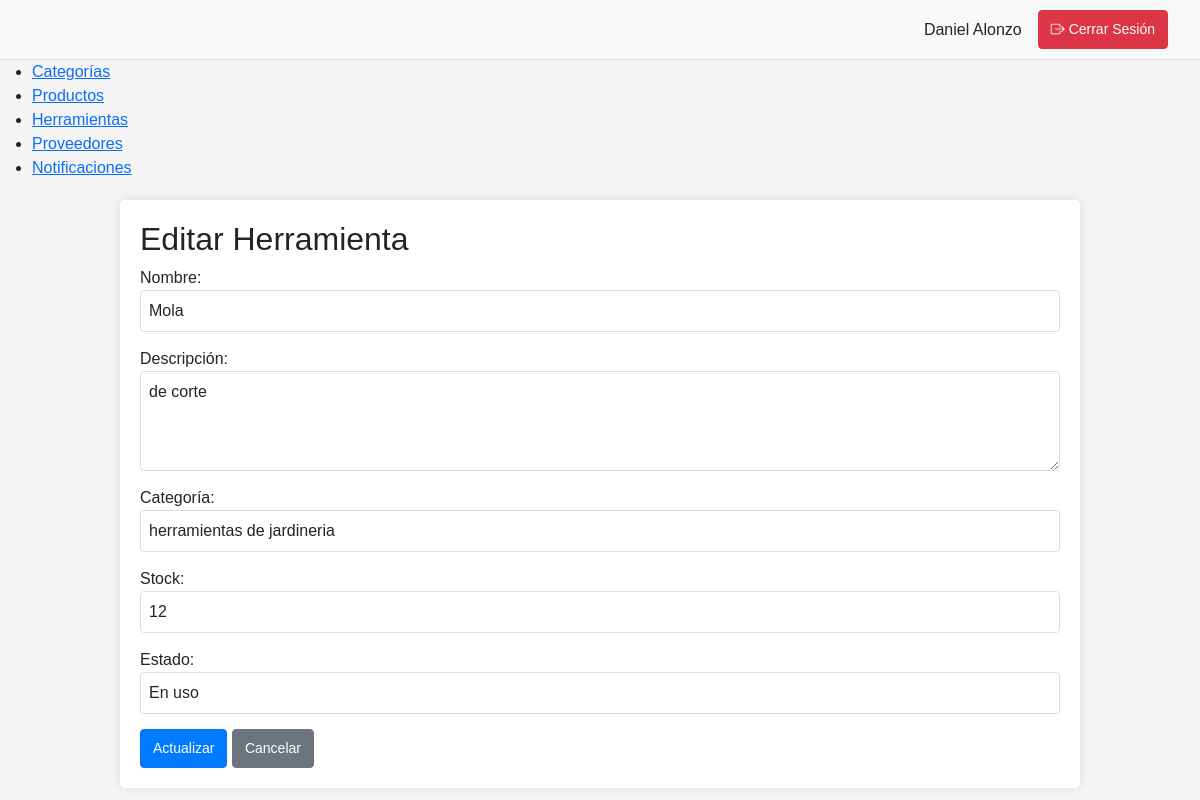
The page /index.php?controller=HerramientaController&action=editar&id=3 (signed in) on the database its author committed.
### tables this page shows
CREATE TABLE `herramientas` (
  `id` int(11) NOT NULL,
  `nombre` varchar(100) NOT NULL,
  `descripcion` text DEFAULT NULL,
  `categoria_id` int(11) DEFAULT NULL,
  `stock` int(11) DEFAULT 0,
  `estado` varchar(50) DEFAULT NULL
);

CREATE TABLE `categorias` (
  `id` int(11) NOT NULL,
  `nombre` varchar(100) NOT NULL,
  `descripcion` text DEFAULT NULL
);

### controllers/HerramientaController.php (called while the page is built, shortened)
<?php
require_once __DIR__ . '/../models/Herramienta.php';
require_once __DIR__ . '/../models/Categoria.php';
class HerramientaController {
    private $herramienta;
    private $categoria;
    public function __construct() {
        $conexion = new Conexion();
        $db = $conexion->obtenerConexion();
        $this->herramienta = new Herramienta($db);
        $this->categoria = new Categoria($db);
    }
    public function editar() {
        $this->herramienta->id = $_GET['id'] ?? die('ID de herramienta no especificado');
        $datosHerramienta = $this->herramienta->leerUno();
        $this->herramienta->nombre = $datosHerramienta['nombre'];
        $this->herramienta->descripcion = $datosHerramienta['descripcion'];
        $this->herramienta->categoria_id = $datosHerramienta['categoria_id'];
        $this->herramienta->stock = $datosHerramienta['stock'];
        $this->herramienta->estado = $datosHerramienta['estado'];
        $categorias = $this->categoria->leer();
        include __DIR__ . '/../views/herramientas/editar.php';
    }
}
?>

### models/Herramienta.php (called while the page is built, shortened)
<?php
class Herramienta {
    private $conn;
    private $table_name = "herramientas";
    public $id;
    public function __construct($db) {
        $this->conn = $db;
    }
    public function leerUno() {
    $query = "SELECT * FROM " . $this->table_name . " WHERE id = ? LIMIT 0,1";
    $stmt = $this->conn->prepare($query);
    $stmt->bindParam(1, $this->id);
    $stmt->execute();
    $row = $stmt->fetch(PDO::FETCH_ASSOC);
    if ($row) {
        $this->nombre = $row['nombre'];
        $this->descripcion = $row['descripcion'];
        $this->categoria_id = $row['categoria_id'];
        $this->stock = $row['stock'];
        $this->estado = $row['estado'];
    }
    return $row;
}
}
?>

### models/Categoria.php (called while the page is built, shortened)
<?php
class Categoria {
    private $conn;
    private $table_name = "categorias";
    public function __construct($db) {
        $this->conn = $db;
    }
    public function leer() {
        $query = "SELECT * FROM " . $this->table_name;
        $stmt = $this->conn->prepare($query);
        $stmt->execute();
        return $stmt;
    }
}
?>

### views/herramientas/editar.php (the view, shortened to what this page needs)
<?php include __DIR__ . '/../partials/header.php'; ?>
<div class="container">
    <h2>Editar Herramienta</h2>
    <form action="index.php?controller=HerramientaController&action=editar&id=<?= $this->herramienta->id ?>" method="post">
        <div class="form-group">
            <label for="nombre">Nombre:</label>
            <input type="text" class="form-control" id="nombre" name="nombre"
                   value="<?= htmlspecialchars($this->herramienta->nombre) ?>" required>
        </div>
        <div class="form-group">
            <label for="descripcion">Descripción:</label>
            <textarea class="form-control" id="descripcion" name="descripcion" rows="3"><?=
                   htmlspecialchars($this->herramienta->descripcion) ?></textarea>
        </div>
        <div class="form-group">
            <label for="categoria_id">Categoría:</label>
            <select class="form-control" id="categoria_id" name="categoria_id" required>
                <?php while ($categoria = $categorias->fetch(PDO::FETCH_ASSOC)): ?>
                <option value="<?= $categoria['id'] ?>"
                    <?= ($categoria['id'] == $this->herramienta->categoria_id) ? 'selected' : '' ?>>
                    <?= htmlspecialchars($categoria['nombre']) ?>
                </option>
                <?php endwhile; ?>
            </select>
        </div>
        <div class="form-group">
            <label for="stock">Stock:</label>
            <input type="number" class="form-control" id="stock" name="stock"
                   value="<?= htmlspecialchars($this->herramienta->stock) ?>" min="0" required>
        </div>
        <div class="form-group">
            <label for="estado">Estado:</label>
            <select class="form-control" id="estado" name="estado" required>
                <option value="En uso" <?= ($this->herramienta->estado == 'En uso') ? 'selected' : '' ?>>En uso</option>
            </select>
        </div>
        <button type="submit" class="btn btn-primary">Actualizar</button>
        <a href="index.php?controller=HerramientaController&action=index" class="btn btn-secondary">Cancelar</a>
    </form>
</div>
<?php include __DIR__ . '/../partials/footer.php'; ?>

### public/css/estilo.css (style rules this page uses)
body { font-family: Arial, sans-serif; margin: 0; padding: 0; background-color: #f4f4f4; }
.container { width: 80%; margin: auto; overflow: hidden; padding: 20px; background: #fff; margin-top: 20px; border-radius: 5px; box-shadow: 0 0 10px rgba(0,0,0,0.1); }
.btn { padding: 8px 12px; text-decoration: none; border-radius: 4px; font-size: 14px; }
.btn-primary { background-color: #007bff; color: white; }
.btn-secondary { background-color: #6c757d; color: white; }
.form-group { margin-bottom: 15px; }
.form-control { width: 100%; padding: 8px; border: 1px solid #ddd; border-radius: 4px; }
textarea.form-control { min-height: 100px; }

### rows shown on the page
herramientas: nombre "Mola", descripcion "de corte", categoria_id "herramientas de jardineria", stock "12", estado "En uso"

### other values the page prints
$_SESSION['usuario_nombre'] "Daniel Alonzo"
